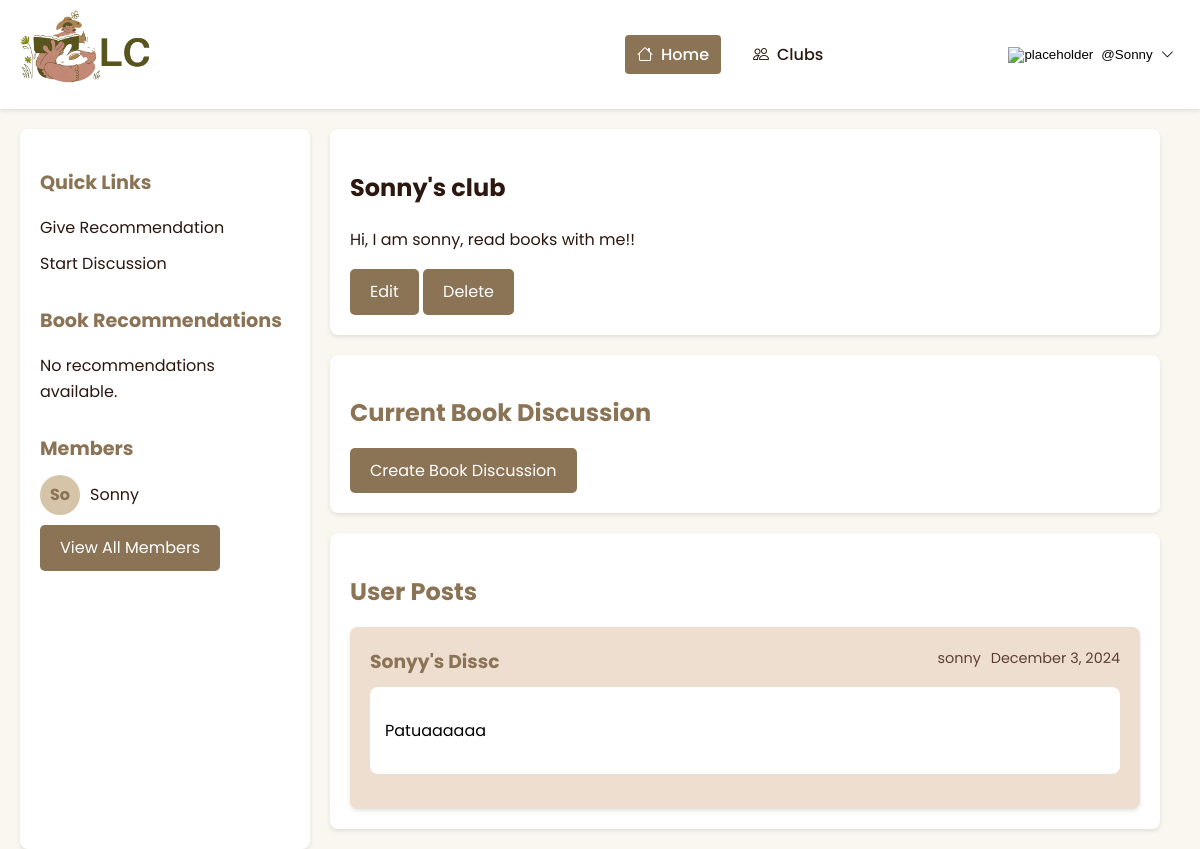
Page /clubs/1/ (signed in) on the earlier database version.
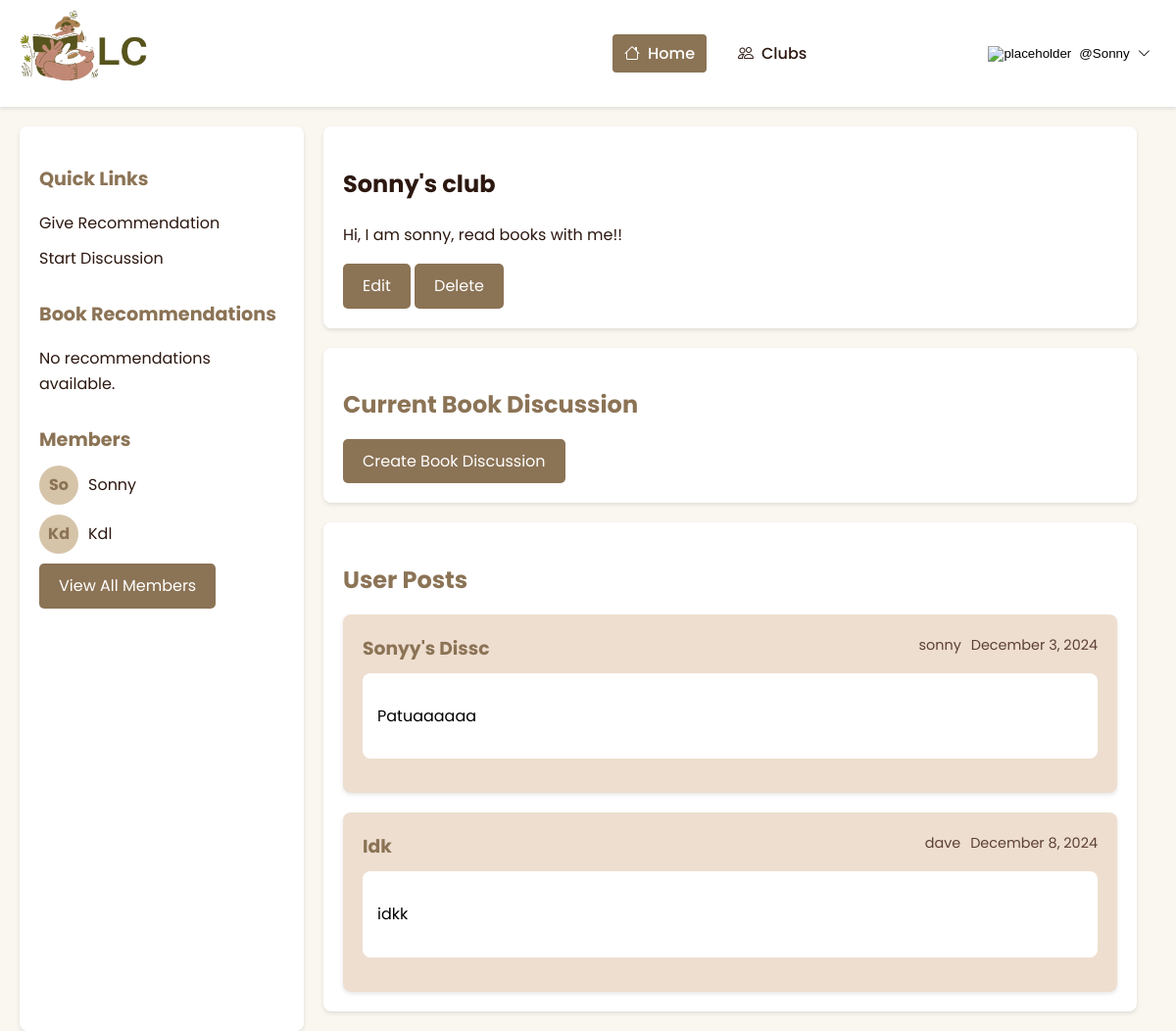
Same page on the later database version.
### discussion/models.py (models this page shows, shortened)
class User(AbstractUser):
    fname = models.CharField(max_length=200, null=True)
    lname = models.CharField(max_length=200, null=True)
    email = models.EmailField(unique=True, null=False)  # Ensures email is required
    USERNAME_FIELD = 'username'
    REQUIRED_FIELDS = []

class Post(models.Model):
    club = models.ForeignKey(Club, on_delete=models.CASCADE, related_name='posts')
    title = models.CharField(max_length=200)
    content = models.TextField()
    upvotes = models.ManyToManyField(User, related_name="post_upvotes", blank=True)
    downvotes = models.ManyToManyField(User, related_name="post_downvotes", blank=True)
    created_by = models.ForeignKey(User, on_delete=models.CASCADE)
    created_at = models.DateTimeField(auto_now_add=True)
    updated_at = models.DateTimeField(auto_now=True)

### discussion/views.py (the view)
# urls.py: path('clubs/<int:club_id>/', views.club_detail, name='club_detail'),
def club_detail(request, club_id):
    is_moderator = is_club_moderator(request.user, club_id)
    club = get_object_or_404(Club, id=club_id)
    is_member = club.members.filter(id=request.user.id).exists()
    return render(request, 'club_detail.html', {
        'club': club,
        'is_moderator': is_moderator,
        'is_member': is_member
        })

### discussion/views.py (called while the page is built)
def is_club_moderator(user, club_id):
    club = get_object_or_404(Club, id=club_id)
    return user == club.moderator

### discussion/templates/club_detail.html (shortened to what the changed rows need)
{% extends 'base3.html' %}
{% load static %}
{% block content %}
<div class="container main-content">
    <aside class="sidebar">
        <div class="sidebar-section">
            {% if club.members.exists %}
                {% for member in club.members.all|slice:":3" %}
                <div class="member-item">
                    <div class="member-avatar">{{ member.username|capfirst|slice:":2" }}</div>
                    <span>{{ member.username|capfirst }}</span>
                </div>
                {% endfor %}
            {% else %}
                <p>No members found.</p>
            {% endif %}
        </div>
    </aside>
    <main class="content-area">
        <section class="content-section hero">
            <h1>{{ club.name }}</h1>
        </section>
        <section class="content-section">
            <h2>Current Book Discussion</h2>
        </section>
        <section class="content-section">
            <h2>User Posts</h2>
            <div class="discussion-list">
                {% for post in club.posts.all %}
                <a href="{% url 'post_detail' post.id %}">
                <div class="discussion-card">
                    <div class="discussion-header">
                        <h3>{{ post.title }}</h3>
                        <div class="discussion-meta">
                            <span>{{ post.created_by.username }}</span>
                            <span>{{ post.created_at|date:"F j, Y" }}</span>
                        </div>
                    </div>
                    <div class="discussion-content">
                        <p>{{ post.content }}</p>
                    </div>
                </div>
            </a>
                {% empty %}
                <p>No posts available.</p>
                {% endfor %}
            </div>
        </section>
    </main>
</div>
{% endblock %}

### templates/navbar.html (shortened to what this page needs)
<nav class="header-navbar">
    <div class="container">
        <div class="logo">
            <a href="{% url 'home' %}" class="logo">
                {% load static %}
            <img src="{% static 'discussion\logo.png' %}" alt="">
            </a>
        </div>
        <div class="navbar-menu" id="navbarMenu">
            <li><a href="{% url 'home' %}" class="active"><i class="bi bi-house"></i>Home</a></li>
            <li><a href="{% url 'club_list' %}"><i class="bi bi-people"></i>Clubs</a></li>
        </div>
        {% if user.is_authenticated %}
        <div class="user-menu">
            <button class="user-menu-toggle">
            {% with profile=user.profile %}
            {% if profile.profile_pic %}
            <img src="{{ profile.profile_pic.url }}" alt="User Avatar" class="user-avatar">
            {% else %}
            <img alt="placeholder" id="profile-image">
            {% endif %}
            {% endwith %}
                <span>@{{ user.username|capfirst }}</span>
                <i class="bi bi-chevron-down"></i>
            </button>
            {% else %}
            <div class="navbar-menu" id="navbarMenu">
                <li><a href="{% url 'register' %}"><i class="bi bi-person-plus"></i>Register</a></li>
                <li><a href="{% url 'login' %}"><i class="bi bi-box-arrow-in-right"></i>Login</a></li>
            </div>
            {% endif %}
        </div>
    </div>
</nav>

Differences in the rows shown:
now on this page (row edited): User: username "Kd", username "Kdl"
added Post: title "Idk", created_by.username "dave", created_at "December 8, 2024", content "idkk"
